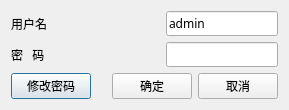
<?xml version="1.0" encoding="UTF-8"?>
<ui version="4.0">
 <class>AdminPasswordDlg</class>
 <widget class="QDialog" name="AdminPasswordDlg">
  <property name="geometry">
   <rect>
    <x>0</x>
    <y>0</y>
    <width>289</width>
    <height>110</height>
   </rect>
  </property>
  <property name="font">
   <font>
    <family>微软雅黑</family>
   </font>
  </property>
  <property name="windowTitle">
   <string>管理员密码</string>
  </property>
  <layout class="QVBoxLayout" name="verticalLayout">
   <item>
    <layout class="QGridLayout" name="gridLayout">
     <item row="0" column="2">
      <widget class="QLineEdit" name="leUser">
       <property name="text">
        <string>admin</string>
       </property>
       <property name="readOnly">
        <bool>true</bool>
       </property>
      </widget>
     </item>
     <item row="1" column="2">
      <widget class="QLineEdit" name="lePwd"/>
     </item>
     <item row="0" column="0">
      <widget class="QLabel" name="label">
       <property name="text">
        <string>用户名</string>
       </property>
      </widget>
     </item>
     <item row="1" column="0">
      <widget class="QLabel" name="label_2">
       <property name="text">
        <string>密   码</string>
       </property>
      </widget>
     </item>
     <item row="0" column="1">
      <spacer name="horizontalSpacer_2">
       <property name="orientation">
        <enum>Qt::Horizontal</enum>
       </property>
       <property name="sizeHint" stdset="0">
        <size>
         <width>40</width>
         <height>20</height>
        </size>
       </property>
      </spacer>
     </item>
    </layout>
   </item>
   <item>
    <spacer name="verticalSpacer">
     <property name="orientation">
      <enum>Qt::Vertical</enum>
     </property>
     <property name="sizeHint" stdset="0">
      <size>
       <width>20</width>
       <height>0</height>
      </size>
     </property>
    </spacer>
   </item>
   <item>
    <layout class="QHBoxLayout" name="horizontalLayout">
     <item>
      <widget class="QPushButton" name="btnModify">
       <property name="text">
        <string>修改密码</string>
       </property>
      </widget>
     </item>
     <item>
      <spacer name="horizontalSpacer">
       <property name="orientation">
        <enum>Qt::Horizontal</enum>
       </property>
       <property name="sizeHint" stdset="0">
        <size>
         <width>40</width>
         <height>20</height>
        </size>
       </property>
      </spacer>
     </item>
     <item>
      <widget class="QPushButton" name="btnOk">
       <property name="text">
        <string>确定</string>
       </property>
      </widget>
     </item>
     <item>
      <widget class="QPushButton" name="btnCancel">
       <property name="text">
        <string>取消</string>
       </property>
      </widget>
     </item>
    </layout>
   </item>
  </layout>
 </widget>
 <resources/>
 <connections/>
</ui>
